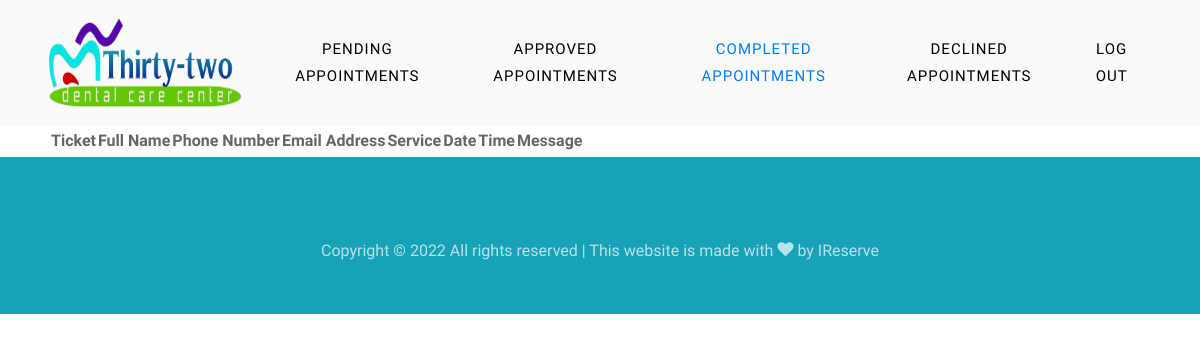
Page /admin/completed.php (signed in) on the earlier database version.
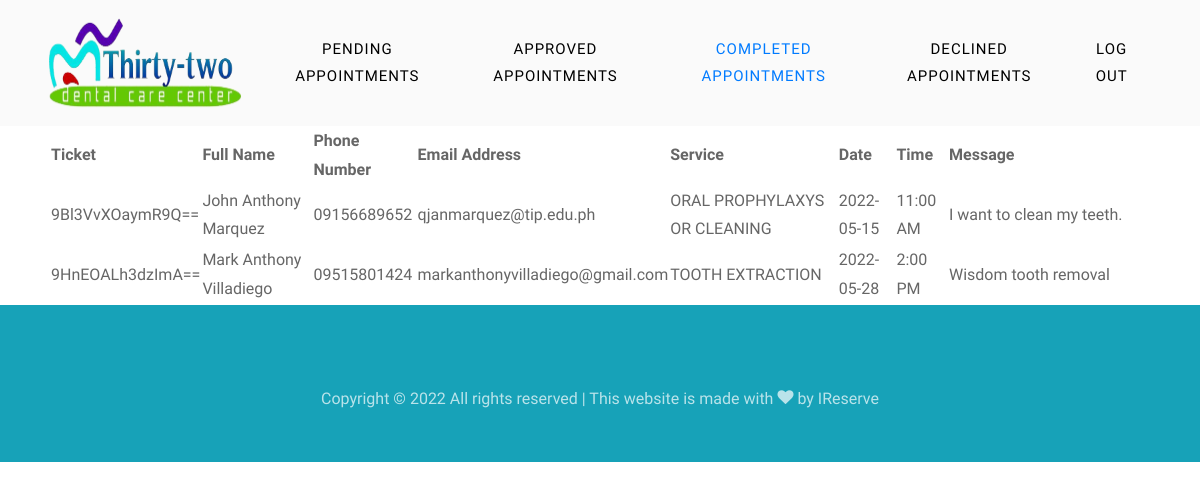
Same page on the later database version.
### tables this page shows
CREATE TABLE `appointments` (
  `apt_id` int(11) NOT NULL,
  `requestee` int(11) DEFAULT NULL,
  `name` varchar(100) NOT NULL,
  `phone` bigint(11) NOT NULL,
  `email` varchar(100) NOT NULL,
  `address` varchar(255) NOT NULL,
  `service` varchar(100) NOT NULL,
  `date` date NOT NULL,
  `time` varchar(50) DEFAULT NULL,
  `issue` varchar(255) NOT NULL,
  `ticket` varchar(255) NOT NULL,
  `status` varchar(11) NOT NULL,
  `notif_status` int(1) NOT NULL
);

### admin/completed.php (the view, shortened to what this page needs)
<!DOCTYPE html>
<html lang="en">
<head>
	<link rel="stylesheet" href="https://cdn.datatables.net/1.11.5/css/jquery.dataTables.min.css">
	<link rel="stylesheet" href="assets/css/open-iconic-bootstrap.min.css">
	<link rel="stylesheet" href="assets/css/animate.css">
	<link rel="stylesheet" href="assets/css/owl.carousel.min.css">
	<link rel="stylesheet" href="assets/css/owl.theme.default.min.css">
	<link rel="stylesheet" href="assets/css/magnific-popup.css">
	<link rel="stylesheet" href="https://cdnjs.cloudflare.com/ajax/libs/aos/2.3.4/aos.css" />
	<link rel="stylesheet" href="assets/css/ionicons.min.css">
	<link rel="stylesheet" href="assets/css/bootstrap-datepicker.css">
	<link rel="stylesheet" href="assets/css/jquery.timepicker.css">
	<link rel="stylesheet" href="assets/css/flaticon.css">
	<link rel="stylesheet" href="assets/css/icomoon.css">
	<link rel="stylesheet" href="assets/css/style.css">
	<link rel="stylesheet" href="assets/css/index.css">
</head>
<body>
	<nav class="navbar  navbar-expand-lg  navbar-light bg-light">
		<div class="container">
			<a class="navbar-brand" href="index.php"><img src="../assets/img/logos.png" width="200" height="100"></a>
			<div class="collapse navbar-collapse" id="ftco-nav">
				<ul class="navbar-nav ml-auto">
					<li class="nav-item"><a href="index.php" class="nav-link">Pending Appointments</a></li>
					<li class="nav-item"><a href="approved.php" class="nav-link">Approved Appointments</a></li>
					<li class="nav-item active "><a href="completed.php" class="nav-link">Completed Appointments</a></li>
					<li class="nav-item"><a href="declined.php" class="nav-link">Declined Appointments</a></li>
				</ul>
			</div>
			<div class="collapse navbar-collapse" id="ftco-nav">
				<ul class="navbar-nav ml-auto">
					<li class="nav-item cta"><a href="logout.php" class="nav-link"><span>Log Out</span></a>
					</li>
				</ul>
			</div>
		</div>
	</nav>
	<div class="pending-body">
		<table id="comptable" class="display compact cell-border" >
			<thead>
				<tr>
					<th>Ticket</th>
					<th>Full Name</th>
					<th>Phone Number</th>
					<th>Email Address</th>
					<th>Service</th>
					<th>Date</th>
					<th>Time</th>
					<th>Message</th>
				</tr>
			</thead>
			<tbody>
				<?php
					include('assets/php/config.php');
					$sql = "SELECT * FROM appointments WHERE `status` = 'completed'";
					$res = mysqli_query($con, $sql );
					while($row=mysqli_fetch_array($res)){
						$time = $row['time'];
						$time =  date('g:i A', strtotime($time));
						echo "<tr>";
							echo "<td>";echo $row['ticket']; echo "</td>";
							echo "<td>";echo $row["name"]; echo "</td>";
							echo "<td>";echo .0.$row["phone"];  echo "</td>";
							echo "<td>";echo $row["email"];  echo "</td>";
							echo "<td>";echo $row["service"];  echo "</td>";
							echo "<td>";echo $row["date"];  echo "</td>";
							echo "<td>";echo $time;  echo "</td>";
							echo "<td style='width: 50px;'><p class='break-line'>";echo $row["issue"];  echo "</p></td>";
						echo "</tr>";
					}
				?>
		</table>
	</div>
	<footer class="ftco-footer ftco-bg-dark ftco-section">
	<div class="container">
		<div class="row">
                <div class="col-md-12 text-center">
                    <p>
                        Copyright &copy;
                         All rights reserved | This website is made with
                        <i class="icon-heart" aria-hidden="true"></i> by <a href="https://colorlib.com"
                            target="_blank">IReserve</a>
                    </p>
                </div>
            </div>
        </div>
	</footer>
</body>
</html>

Differences in the rows shown:
added appointments: ticket "9Bl3VvXOaymR9Q==", name "John Anthony Marquez", phone "9156689652", email "qjanmarquez@tip.edu.ph", service "ORAL PROPHYLAXYS OR CLEANING", date "2022-05-15", time "11:00 AM", issue "I want to clean my teeth."
added appointments: ticket "9HnEOALh3dzImA==", name "Mark Anthony Villadiego", phone "9515801424", email "markanthonyvilladiego@gmail.com", service "TOOTH EXTRACTION", date "2022-05-28", time "2:00 PM", issue "Wisdom tooth removal"
